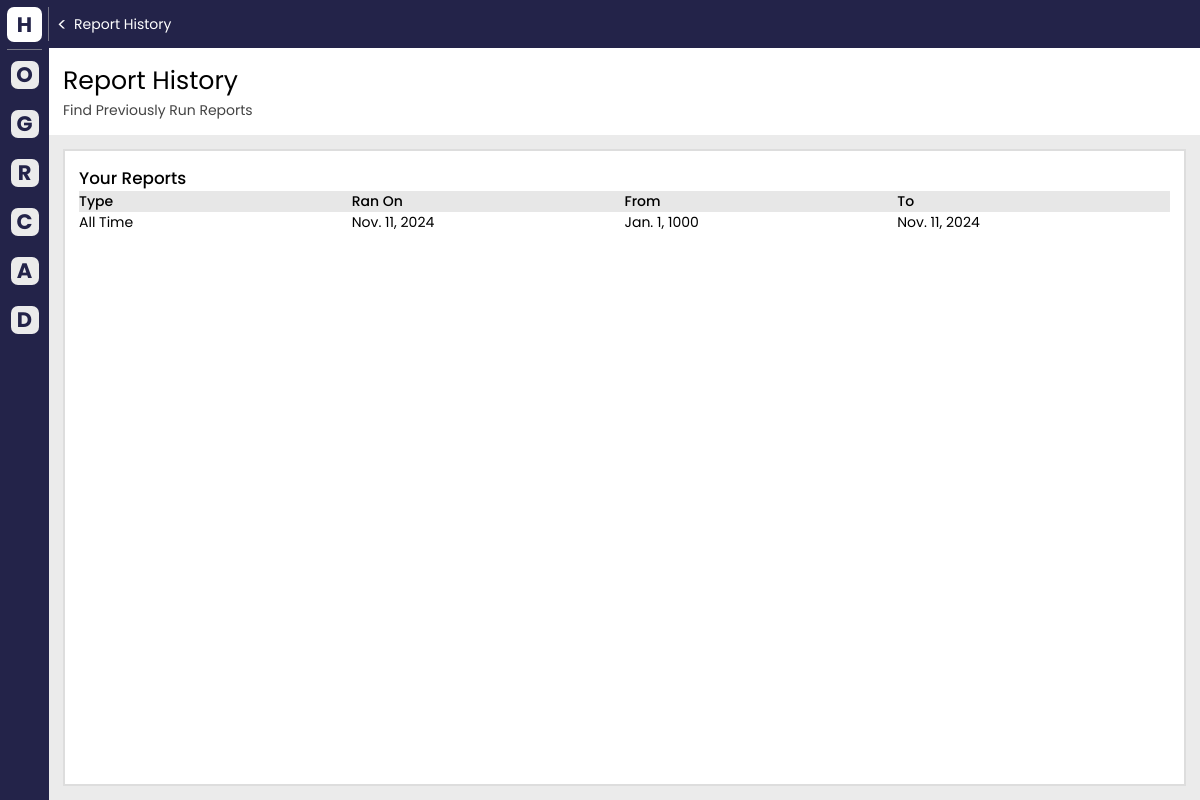
Page /report_history/ (signed in) on the earlier database version.
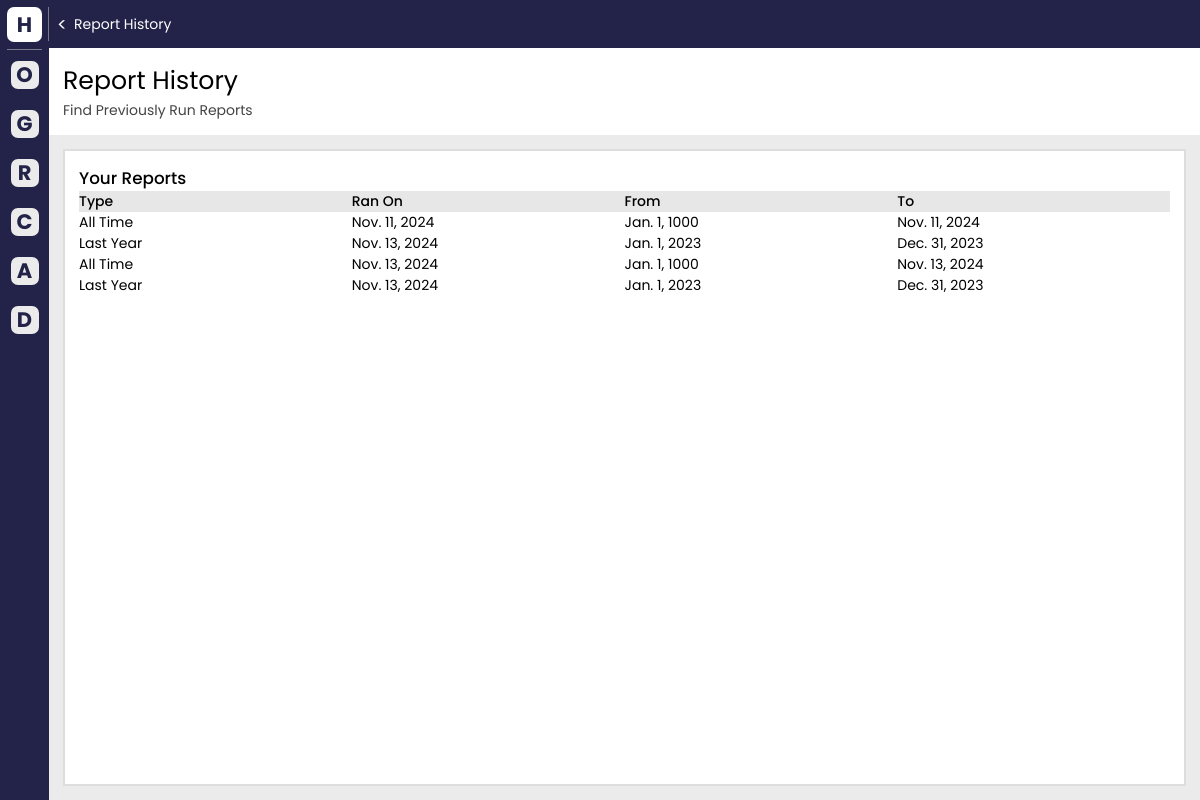
Same page on the later database version.
### cs_app/models.py (models this page shows)
class RanReportParameter(models.Model):
    user = models.ForeignKey(User, on_delete=models.CASCADE, related_name="ran_report_parameters")
    report_type = models.TextField()
    ran_on_date = models.DateField()
    start_date = models.DateField()
    end_date = models.DateField()

### cs_app/views/report_history_views.py (the view)
# urls.py: path('report_history/', report_history_views.report_history_view, name='report_history'),
@login_required
def report_history_view(request):
    past_reports = RanReportParameter.objects.filter(user=request.user)
    user = request.user
    menu_status = None
    additional_info = request.GET.get("additionalInfo", None)
    if additional_info:
        try:
            decoded_info = json.loads(additional_info)
            menu_status = decoded_info.get("menu_status")
        except (ValueError, TypeError):
            menu_status = None
    context = {"user": user, "past_reports": past_reports, "menu_status": menu_status}
    return render(request, "subpages/report_history.html", context)

### cs_app/templates/subpages/report_history.html (shortened to what this page needs)
{% extends "one_page.html" %} {% load static %} {% block sub_css %}
<link rel="stylesheet" href="{% static 'css/sub_styles/report_history_style.css' %}" />
{% endblock %} {% block content %}
<div class="main-container flex-col">
    <div class="header">
        <h3>Report History</h3>
        <h4>Find Previously Run Reports</h4>
    </div>
    <div id="card-holder">
        <div id="report-history-card" class="content-card">
            <h5>Your Reports</h5>
            <div id="report-history__header">
                <p>Type</p>
                <p>Ran On</p>
                <p>From</p>
                <p>To</p>
            </div>
            <div id="report-history__listing">
                {% for past_rep in past_reports %}
                <div>
                    <p class="rep_type">{{ past_rep.report_type }}</p>
                    <p>{{ past_rep.ran_on_date }}</p>
                    <p class="rep_start_date">{{ past_rep.start_date }}</p>
                    <p class="rep_end_date">{{ past_rep.end_date }}</p>
                </div>
                {% endfor %}
            </div>
        </div>
    </div>
</div>
{% endblock %}

Differences in the rows shown:
added RanReportParameter: report_type "Last Year", ran_on_date "Nov. 13, 2024", start_date "Jan. 1, 2023", end_date "Dec. 31, 2023"
added RanReportParameter: report_type "All Time", ran_on_date "Nov. 13, 2024", start_date "Jan. 1, 1000", end_date "Nov. 13, 2024"
added RanReportParameter: report_type "Last Year", ran_on_date "Nov. 13, 2024", start_date "Jan. 1, 2023", end_date "Dec. 31, 2023"
